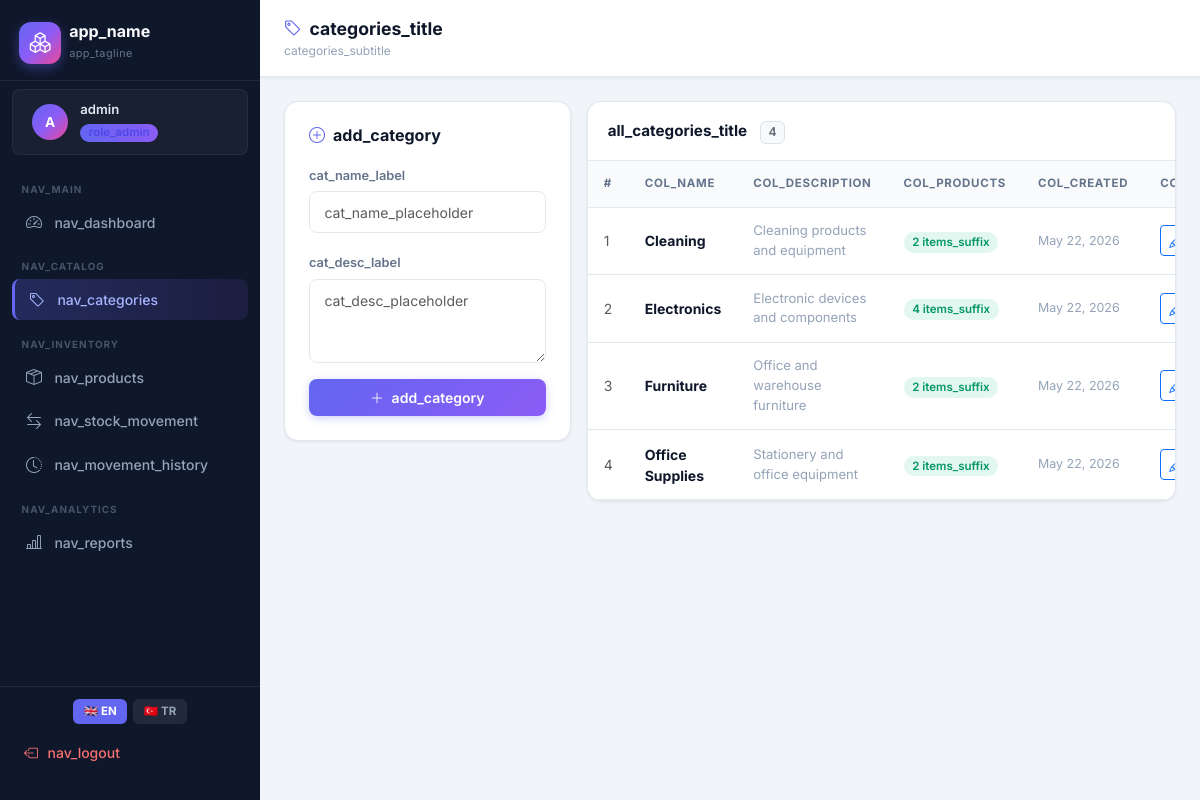
Screenshot of /categories/index.php (signed in) with the database file from the repository.
### tables this page shows
CREATE TABLE IF NOT EXISTS categories (
    id INT UNSIGNED AUTO_INCREMENT PRIMARY KEY,
    name VARCHAR(100) NOT NULL UNIQUE,
    description TEXT,
    created_at TIMESTAMP DEFAULT CURRENT_TIMESTAMP
);

### lang/lang.php (called while the page is built, shortened)
<?php
function __t(string $key, ...$args): string
{
    $str = $GLOBALS['_LANG'][$key] ?? $key;
    return $args ? sprintf($str, ...$args) : $str;
}

### categories/index.php (the view, shortened to what this page needs)
<?php
$db = getDB();
$categories = $db->query(
    'SELECT c.*, COUNT(p.id) product_count
     FROM categories c LEFT JOIN products p ON p.category_id = c.id
     GROUP BY c.id ORDER BY c.name'
);
?>
<?php require_once __DIR__ . '/../includes/header.php'; ?>
<div class="d-flex">
    <?php require_once __DIR__ . '/../includes/sidebar.php'; ?>
    <div class="main-wrapper flex-grow-1">
        <div class="topbar">
            <div>
                <p class="topbar-title mb-0"><i class="bi bi-tag me-2"
                        style="color:var(--accent)"></i><?= __t('categories_title') ?></p>
                <p class="topbar-subtitle"><?= __t('categories_subtitle') ?></p>
            </div>
        </div>
        <div class="page-content">
            <div class="row g-3">
                <div class="col-lg-4">
                    <div class="ss-card">
                        <h3 style="font-size:1rem;font-weight:700;margin-bottom:1rem;">
                            <i class="bi bi-plus-circle me-2" style="color:var(--accent)"></i><?= __t('add_category') ?>
                        </h3>
                        <form method="POST">
                            <div class="mb-3">
                                <label class="form-label"><?= __t('cat_name_label') ?></label>
                                <input type="text" name="name" class="form-control"
                                    placeholder="<?= __t('cat_name_placeholder') ?>" required maxlength="100">
                            </div>
                            <div class="mb-3">
                                <label class="form-label"><?= __t('cat_desc_label') ?></label>
                                <textarea name="description" class="form-control" rows="3"
                                    placeholder="<?= __t('cat_desc_placeholder') ?>"></textarea>
                            </div>
                            <button type="submit" class="btn btn-primary-ss w-100">
                                <i class="bi bi-plus-lg me-1"></i> <?= __t('add_category') ?>
                            </button>
                        </form>
                    </div>
                </div>
                <div class="col-lg-8">
                    <div class="ss-table-wrap">
                        <div style="padding:1rem 1.25rem;border-bottom:1px solid var(--border);">
                            <span style="font-size:.95rem;font-weight:700;"><?= __t('all_categories_title') ?></span>
                            <span class="badge bg-light text-secondary border ms-2"><?= $categories->num_rows ?></span>
                        </div>
                        <div class="table-responsive">
                            <table class="ss-table table">
                                <thead>
                                    <tr>
                                        <th>#</th>
                                        <th><?= __t('col_name') ?></th>
                                        <th><?= __t('col_description') ?></th>
                                        <th><?= __t('col_products') ?></th>
                                        <th><?= __t('col_created') ?></th>
                                        <th><?= __t('col_actions') ?></th>
                                    </tr>
                                </thead>
                                <tbody>
                                    <?php if ($categories->num_rows === 0): ?>
                                        <tr>
                                            <td colspan="6" class="text-center text-muted py-4"><?= __t('no_categories') ?>
                                            </td>
                                        </tr>
                                    <?php else: ?>
                                        <?php $i = 1;
                                        while ($cat = $categories->fetch_assoc()): ?>
                                            <tr>
                                                <td class="text-muted"><?= $i++ ?></td>
                                                <td><strong><?= htmlspecialchars($cat['name']) ?></strong></td>
                                                <td style="color:var(--text-muted);font-size:.82rem;">
                                                    <?= htmlspecialchars($cat['description'] ?: '—') ?></td>
                                                <td>
                                                    <span class="badge-stock-ok"><?= $cat['product_count'] ?>
                                                        <?= __t('items_suffix') ?></span>
                                                </td>
                                                <td style="font-size:.78rem;color:var(--text-muted);">
                                                    <?= date('M j, Y', strtotime($cat['created_at'])) ?></td>
                                                <td>
                                                    <div class="d-flex gap-1">
                                                        <button class="btn btn-sm btn-outline-primary" data-bs-toggle="modal"
                                                            data-bs-target="#editModal" data-id="<?= $cat['id'] ?>"
                                                            data-name="<?= htmlspecialchars($cat['name']) ?>"
                                                            data-desc="<?= htmlspecialchars($cat['description']) ?>">
                                                            <i class="bi bi-pencil"></i>
                                                        </button>
                                                    </div>
                                                </td>
                                            </tr>
                                        <?php endwhile; ?>
                                    <?php endif; ?>
                                </tbody>
                            </table>
                        </div>
                    </div>
                </div>
            </div>
        </div>
    </div>
</div>
<?php require_once __DIR__ . '/../includes/footer.php'; ?>

### assets/css/style.css (style rules this page uses)
:root { --sidebar-width: 260px; --sidebar-bg: #0f172a; --sidebar-hover: #1e293b; --sidebar-active: linear-gradient(90deg, #6366f1, #8b5cf6); --brand-gradient: linear-gradient(135deg, #6366f1, #8b5cf6, #ec4899); --accent: #6366f1; --accent-2: #8b5cf6; --success: #22c55e; --danger: #ef4444; --warning: #f59e0b; --info: #06b6d4; --body-bg: #f1f5f9; --card-bg: #ffffff; --text-primary: #0f172a; --text-secondary: #64748b; --text-muted: #94a3b8; --border: #e2e8f0; --shadow-sm: 0 1px 3px rgba(0,0,0,.08); --shadow-md: 0 4px 16px rgba(0,0,0,.10); --shadow-lg: 0 8px 32px rgba(0,0,0,.12); --radius: 14px; --radius-sm: 8px; --transition: .2s ease; }
*, *::before, *::after { box-sizing: border-box; }
html { scroll-behavior: smooth; }
body { font-family: 'Inter', sans-serif; background: var(--body-bg); color: var(--text-primary); margin: 0; min-height: 100vh; overflow-x: hidden; }
.main-wrapper { margin-left: var(--sidebar-width); min-height: 100vh; display: flex; flex-direction: column; transition: margin var(--transition); }
.topbar { background: var(--card-bg); padding: 1rem 1.5rem; border-bottom: 1px solid var(--border); display: flex; align-items: center; justify-content: space-between; position: sticky; top: 0; z-index: 100; box-shadow: var(--shadow-sm); flex-wrap: wrap; gap: .75rem; }
.topbar-title { font-size: 1.1rem; font-weight: 700; color: var(--text-primary); margin: 0; }
.topbar-subtitle { font-size: .75rem; color: var(--text-muted); margin: 0; }
.page-content { padding: 1.5rem; flex: 1; }
.ss-card { background: var(--card-bg); border: 1px solid var(--border); border-radius: var(--radius); box-shadow: var(--shadow-sm); padding: 1.5rem; transition: box-shadow var(--transition), transform var(--transition); }
.ss-table-wrap { background: var(--card-bg); border: 1px solid var(--border); border-radius: var(--radius); box-shadow: var(--shadow-sm); overflow: hidden; }
.table-responsive { width: 100%; overflow-x: auto; -webkit-overflow-scrolling: touch; }
.ss-table { margin: 0; font-size: .875rem; width: 100%; }
.ss-table thead th { background: #f8fafc; color: var(--text-secondary); font-size: .72rem; font-weight: 700; text-transform: uppercase; letter-spacing: .06em; padding: .9rem 1rem; border-bottom: 1px solid var(--border); white-space: nowrap; }
.ss-table tbody tr { transition: background var(--transition); }
.ss-table td { padding: .85rem 1rem; vertical-align: middle; border-bottom: 1px solid var(--border); color: var(--text-primary); }
.badge-stock-ok { background: rgba(16,185,129,.12); color: #059669; border-radius: 20px; padding: .3em .75em; font-size: .72rem; font-weight: 600; }
.btn-primary-ss { background: linear-gradient(135deg, #6366f1, #8b5cf6); border: none; color: #fff; border-radius: var(--radius-sm); padding: .5rem 1.2rem; font-weight: 600; font-size: .875rem; transition: all var(--transition); box-shadow: 0 2px 8px rgba(99,102,241,.3); }
.form-control, .form-select { border: 1.5px solid var(--border); border-radius: var(--radius-sm); padding: .6rem .9rem; font-size: .875rem; color: var(--text-primary); transition: border-color var(--transition), box-shadow var(--transition); }
.form-label { font-size: .8rem; font-weight: 600; color: var(--text-secondary); margin-bottom: .4rem; }

### rows the page displays
categories: name "Cleaning", description "Cleaning products and equipment", product_count "2", created_at "May 22, 2026"
categories: name "Electronics", description "Electronic devices and components", product_count "4", created_at "May 22, 2026"
categories: name "Furniture", description "Office and warehouse furniture", product_count "2", created_at "May 22, 2026"
categories: name "Office Supplies", description "Stationery and office equipment", product_count "2", created_at "May 22, 2026"

### other values shown
__t('app_name') "app_name"
__t('app_tagline') "app_tagline"
substr(currentUsername(), 0, 1) "A"
currentUsername() "admin"
__t('role_admin') "role_admin"
__t('nav_main') "NAV_MAIN"
__t('nav_dashboard') "nav_dashboard"
__t('nav_catalog') "NAV_CATALOG"
__t('nav_categories') "nav_categories"
__t('nav_inventory') "NAV_INVENTORY"
__t('nav_products') "nav_products"
__t('nav_stock_movement') "nav_stock_movement"
__t('nav_movement_history') "nav_movement_history"
__t('nav_analytics') "NAV_ANALYTICS"
__t('nav_reports') "nav_reports"
